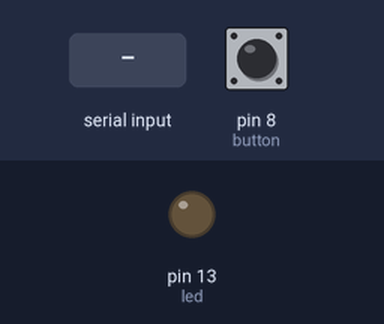
A sketch run on a simulated Arduino Uno, built with avr-gcc and run on an emulated ATmega328P. Shown: output pins drawn as LEDs (lit = HIGH). The inputs (shaded band) are chosen by the test bench; at power-on: pin 8 (button) LOW. What the sketch prints to the serial monitor is not drawn.

Above: at 1.2 s.
1.3 s: byte 30 received over Serial
At 1.6 s:
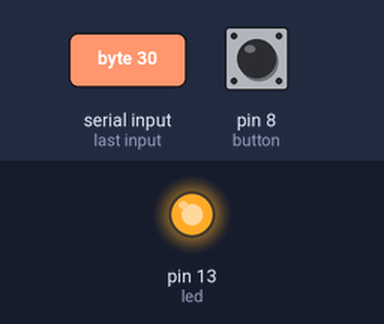
2.8 s: pin 8 (button) pulled HIGH for 0.15 s
4.4 s: pin 8 (button) pulled HIGH for 1 s
6.9 s: pin 8 (button) pulsed HIGH 2 times (0.12 s each, 0.3 s apart)
9.0 s: pin 8 (button) pulsed HIGH 5 times (0.12 s each, 0.3 s apart)
Timing chart, 0 to 12.0 s (numbered marks = the images above; inputs shaded):
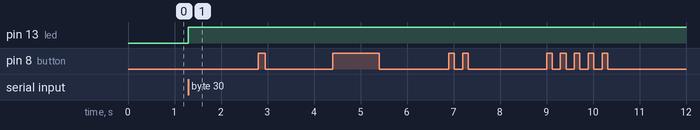

Measured:
- after the input at 1.3 s, pin 13 (led): LOW → HIGH at once
- after the input at 2.8 s, every drawn part: stays the same
- after the input at 4.4 s, every drawn part: stays the same
- after the input at 6.9 s, every drawn part: stays the same
- after the input at 9.0 s, every drawn part: stays the same

The sketch:

zpatel20_lab8.ino
```cpp
/*
 * Name:   Milin Panchal (mpanch3)
 *         Zalak Patel   (zpatel20)
 * Course: CS 362
 * Lab 8:  Arduino to Arduino Communication
 *
 */

// Constant Variable Declarations
const int button = 8;
const int led = 13;

// Variable Declarations
int currentButtonStatus = 0;
int prevButtonStatus = 0;
int flag = 0;

// Setup
void setup()
{
  Serial.begin(9600);
  pinMode(button, INPUT);
  pinMode(led, OUTPUT);
}

// Loop
void loop() {
  // Reading from digital pin.
  currentButtonStatus = digitalRead(button);

  // If it's high...
  if(currentButtonStatus == HIGH)
  {
    if(prevButtonStatus != currentButtonStatus)
    {
      Serial.write(1);
      currentButtonStatus = LOW;
    }
  }
  prevButtonStatus = currentButtonStatus;

  // Serial read check...
  if(Serial.available() > 0)
  {
    int reading = Serial.read();
    if(reading)  // If reading or Serial.read() is true or receiving
    {
      flag = ~flag;
      digitalWrite(led, flag);
    }
  }

}
// Program finished.
```
